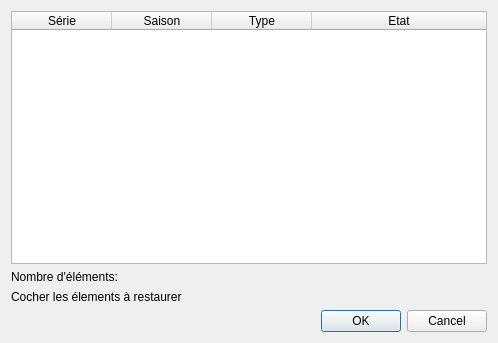
<?xml version="1.0" encoding="UTF-8"?>
<ui version="4.0">
 <class>Dialog</class>
 <widget class="QDialog" name="Dialog">
  <property name="windowModality">
   <enum>Qt::ApplicationModal</enum>
  </property>
  <property name="geometry">
   <rect>
    <x>0</x>
    <y>0</y>
    <width>498</width>
    <height>343</height>
   </rect>
  </property>
  <property name="windowTitle">
   <string>Dialog</string>
  </property>
  <property name="windowIcon">
   <iconset>
    <normaloff>../../resources/icons/minus.png</normaloff>../../resources/icons/minus.png</iconset>
  </property>
  <property name="modal">
   <bool>true</bool>
  </property>
  <layout class="QVBoxLayout" name="verticalLayout">
   <item>
    <widget class="QTableWidget" name="tableWidget">
     <property name="editTriggers">
      <set>QAbstractItemView::NoEditTriggers</set>
     </property>
     <property name="selectionMode">
      <enum>QAbstractItemView::SingleSelection</enum>
     </property>
     <property name="selectionBehavior">
      <enum>QAbstractItemView::SelectRows</enum>
     </property>
     <attribute name="horizontalHeaderStretchLastSection">
      <bool>true</bool>
     </attribute>
     <column>
      <property name="text">
       <string>Série</string>
      </property>
     </column>
     <column>
      <property name="text">
       <string>Saison</string>
      </property>
     </column>
     <column>
      <property name="text">
       <string>Type</string>
      </property>
     </column>
     <column>
      <property name="text">
       <string>Etat</string>
      </property>
     </column>
    </widget>
   </item>
   <item>
    <widget class="QLabel" name="label">
     <property name="text">
      <string>Nombre d'éléments:</string>
     </property>
    </widget>
   </item>
   <item>
    <widget class="QLabel" name="label_2">
     <property name="text">
      <string>Cocher les élements à restaurer</string>
     </property>
    </widget>
   </item>
   <item>
    <widget class="QDialogButtonBox" name="buttonBox">
     <property name="orientation">
      <enum>Qt::Horizontal</enum>
     </property>
     <property name="standardButtons">
      <set>QDialogButtonBox::Cancel|QDialogButtonBox::Ok</set>
     </property>
    </widget>
   </item>
  </layout>
 </widget>
 <resources/>
 <connections>
  <connection>
   <sender>buttonBox</sender>
   <signal>accepted()</signal>
   <receiver>Dialog</receiver>
   <slot>accept()</slot>
   <hints>
    <hint type="sourcelabel">
     <x>248</x>
     <y>254</y>
    </hint>
    <hint type="destinationlabel">
     <x>157</x>
     <y>274</y>
    </hint>
   </hints>
  </connection>
  <connection>
   <sender>buttonBox</sender>
   <signal>rejected()</signal>
   <receiver>Dialog</receiver>
   <slot>reject()</slot>
   <hints>
    <hint type="sourcelabel">
     <x>316</x>
     <y>260</y>
    </hint>
    <hint type="destinationlabel">
     <x>286</x>
     <y>274</y>
    </hint>
   </hints>
  </connection>
 </connections>
</ui>
